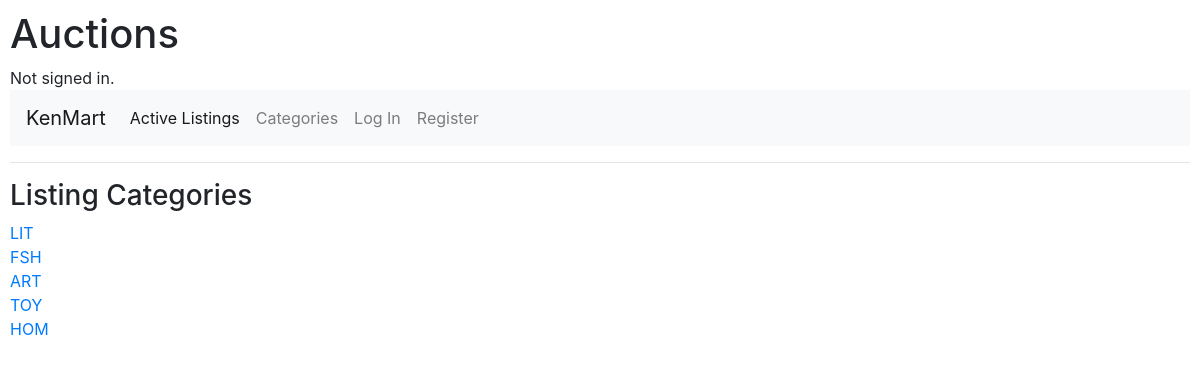
The page /categories on the database its author committed.
### auctions/models.py (models this page shows, shortened)
class Listing(models.Model):
    class Categories(models.TextChoices):
        FASHION = 'FSH', _('Fashion')
        TOYS = 'TOY', _('Toys')
        ELECTRONICS = 'ELC', _('Electronics')
        HOME = 'HOM', _('Home')
        ART = 'ART', _('Art')
        LITERATURE = 'LIT', _('Literature')
    listing_id   = models.AutoField(primary_key=True)
    listing_cat  = models.CharField(max_length=20, choices=Categories.choices, default=Categories.HOME)
    listing_name = models.CharField(max_length=100)
    description  = models.CharField(max_length=200, default="please provide a description")
    close_date   = models.DateTimeField(default=now_plus_7())
    starting_bid = models.DecimalField(max_digits=8, decimal_places=2, default=0.00)
    listing_img  = models.ImageField(upload_to='images/', null=True, blank=True)
    listings = models.Manager()

### auctions/views.py (the view)
# urls.py: path("categories", views.categories, name='categories'),
def categories(request):
    categories = Listing.listings.all()
    dist_cats = []
    for listing in categories:
        if listing.listing_cat not in dist_cats:
            dist_cats.append(listing.listing_cat)
    return render(request, "auctions/categories.html", {
        'categories': dist_cats
    })

### auctions/templates/auctions/categories.html
{% extends "auctions/layout.html" %}
{% block body%}
<h3>Listing Categories</h3>
{% for category in categories%}
    <div class="row col-3 text-center">
        <a href="/{{category}}">{{category}}</a>
    </div>
{% endfor %}
{% endblock body%}

### auctions/static/auctions/styles.css (style rules this page uses)
body { padding: 10px; }

### rows shown on the page
Listing: categories "LIT"
Listing: categories "FSH"
Listing: categories "ART"
Listing: categories "TOY"
Listing: categories "HOM"
